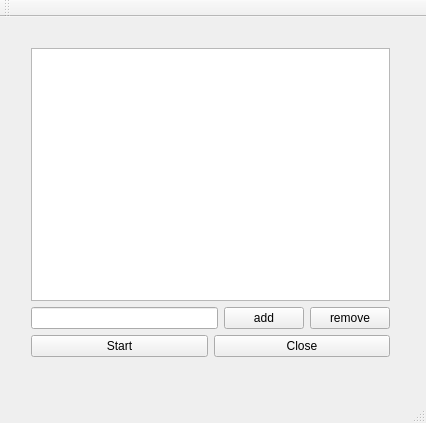
<?xml version="1.0" encoding="UTF-8"?>
<ui version="4.0">
 <class>try2Class</class>
 <widget class="QMainWindow" name="try2Class">
  <property name="geometry">
   <rect>
    <x>0</x>
    <y>0</y>
    <width>426</width>
    <height>423</height>
   </rect>
  </property>
  <property name="windowTitle">
   <string>try2</string>
  </property>
  <widget class="QWidget" name="centralWidget">
   <widget class="QWidget" name="layoutWidget">
    <property name="geometry">
     <rect>
      <x>20</x>
      <y>20</y>
      <width>381</width>
      <height>331</height>
     </rect>
    </property>
    <layout class="QVBoxLayout" name="verticalLayout">
     <item>
      <widget class="QListWidget" name="taskListWidget"/>
     </item>
     <item>
      <layout class="QHBoxLayout" name="horizontalLayout">
       <item>
        <widget class="QLineEdit" name="taskDescriptionEdit"/>
       </item>
       <item>
        <widget class="QPushButton" name="addButton">
         <property name="text">
          <string>add</string>
         </property>
        </widget>
       </item>
       <item>
        <widget class="QPushButton" name="removeButton_2">
         <property name="text">
          <string>remove</string>
         </property>
        </widget>
       </item>
      </layout>
     </item>
     <item>
      <layout class="QHBoxLayout" name="horizontalLayout_2">
       <item>
        <widget class="QPushButton" name="startButton">
         <property name="text">
          <string>Start</string>
         </property>
        </widget>
       </item>
       <item>
        <widget class="QPushButton" name="closeButton">
         <property name="text">
          <string>Close</string>
         </property>
        </widget>
       </item>
      </layout>
     </item>
    </layout>
   </widget>
  </widget>
  <widget class="QMenuBar" name="menuBar">
   <property name="geometry">
    <rect>
     <x>0</x>
     <y>0</y>
     <width>426</width>
     <height>26</height>
    </rect>
   </property>
  </widget>
  <widget class="QToolBar" name="mainToolBar">
   <attribute name="toolBarArea">
    <enum>TopToolBarArea</enum>
   </attribute>
   <attribute name="toolBarBreak">
    <bool>false</bool>
   </attribute>
  </widget>
  <widget class="QStatusBar" name="statusBar"/>
 </widget>
 <layoutdefault spacing="6" margin="11"/>
 <resources>
  <include location="try2.qrc"/>
 </resources>
 <connections/>
</ui>
